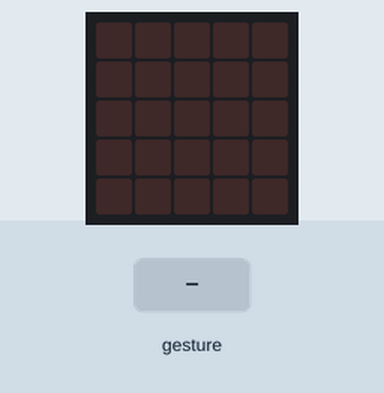
Simulated run of this program. Board: BBC micro:bit (MakeCode). On the bench: the board's 5×5 LED display. The test bench sets the inputs (shaded band). A tilt is held for 1.5 s and a shake lasts 1 s, then the board lies face up again.

Above: at 1.2 s.
1.3 s: gesture 'logo up'
At 1.46 s:
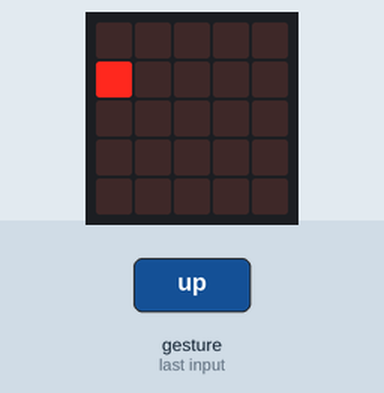
Timing chart, 0 to 4.3 s (numbered marks = the images above; inputs shaded):
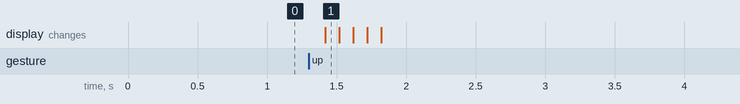

The program:

main.ts
```typescript
let Y = 0
basic.forever(function () {
    let X = 0
    if (input.isGesture(Gesture.LogoUp)) {
        if (0 < 4) {
            led.unplot(X, Y)
            Y += 1
            led.plot(X, Y)
            basic.pause(100)
        }
    }
    if (input.isGesture(Gesture.LogoUp)) {
        if (0 < 4) {
            led.unplot(X, Y)
            Y += 1
            led.plot(X, Y)
            basic.pause(100)
        }
    }
    if (input.isGesture(Gesture.LogoUp)) {
        if (0 < 4) {
            led.unplot(X, Y)
            Y += 1
            led.plot(X, Y)
            basic.pause(100)
        }
    }
    if (input.isGesture(Gesture.LogoUp)) {
        if (0 < 4) {
            led.unplot(X, Y)
            Y += 1
            led.plot(X, Y)
            basic.pause(100)
        }
    }
    if (input.isGesture(Gesture.LogoUp)) {
        if (0 < 4) {
            led.unplot(X, Y)
            Y += 1
            led.plot(X, Y)
            basic.pause(100)
        }
    }
})
basic.forever(function () {

})
```

test.ts
```typescript
// aquí va el archivo "tests"; esto no se compilará cuando este paquete se utilice como una extensión.
```

Measured:
- after the input at 1.3 s, the display: changes after 0.12 s (image 1)
